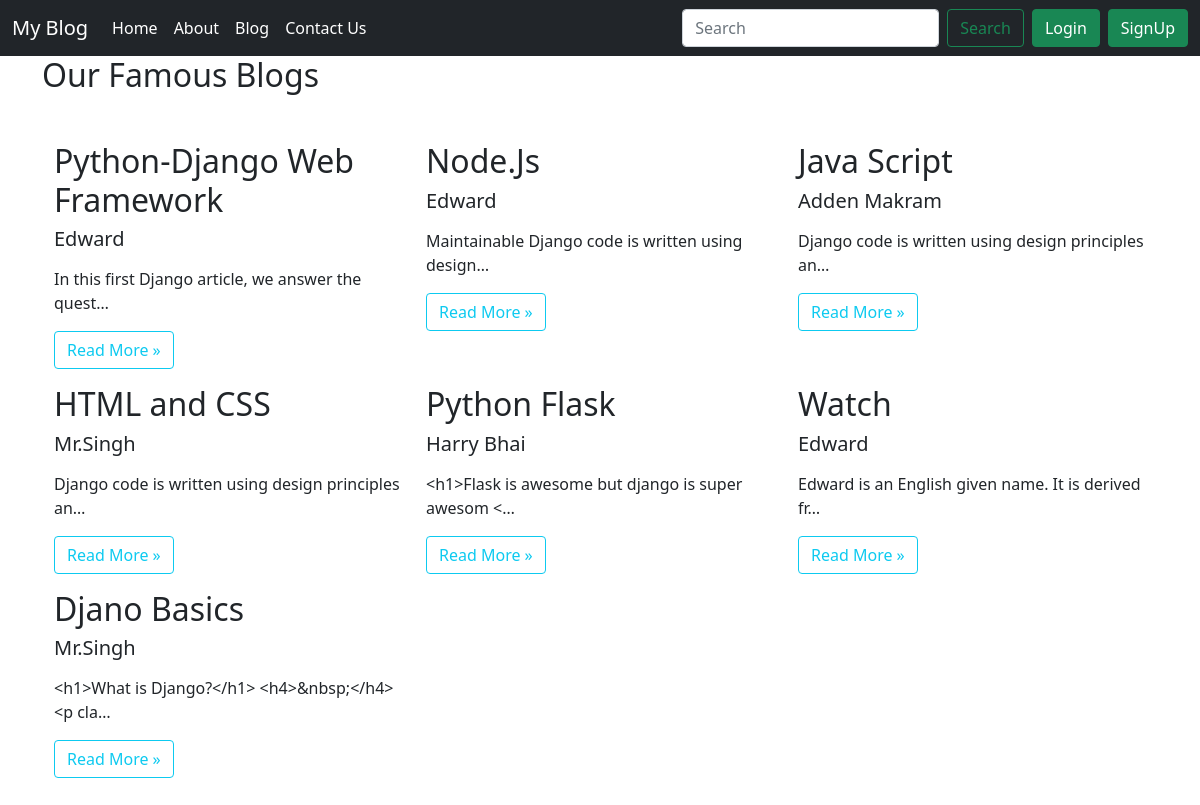
Screenshot of /blog/ with the database file from the repository.
### blog/models.py (models this page shows, shortened)
class Post(models.Model):
    title = models.CharField(max_length=30)
    author = models.CharField(max_length=300)
    desc = models.TextField()
    timestamp = models.DateTimeField(blank=True)
    slug = models.CharField(max_length=33)

### blog/views.py (the view)
# urls.py: path('blog/', views.blog, name="blog"),
def blog(request):
    allpost = Post.objects.all()
    return render(request,'blog/blog.html',{'allposts':allpost})

### blog/templates/blog/blog.html (shortened to what this page needs)
{% extends 'blog/base.html' %}
   {% block body %}
  <div class="container">
    <h2>Our Famous Blogs</h2>
    <div class="container marketing   my-5">
      <div class="row">
          {% for i in allposts  %}
        <div class="col-lg-4">
          <h2>{{i.title}}</h2>
          <h5>{{i.author}}</h5>
          <p><div class="preview"> {{i.desc|truncatechars:50}}</div></p>
          <p><a class="btn btn-outline-info" href="http://127.0.0.1:8000/blog/{{i.slug}} ">Read More &raquo;</a></p>
      </div>
      {% endfor %}
    </div>
    </div>
</div>
{% endblock body %}

### rows the page displays
Post: title "Python-Django Web Framework", author "Edward", desc "In this first Django article, we answer the quest…"
Post: title "Node.Js", author "Edward", desc "Maintainable Django code is written using design…"
Post: title "Java Script", author "Adden Makram", desc "Django code is written using design principles an…"
Post: title "HTML and CSS", author "Mr.Singh", desc "Django code is written using design principles an…"
Post: title "Python Flask", author "Harry Bhai", desc "<h1>Flask is awesome but django is super awesom <…"
Post: title "Watch", author "Edward", desc "Edward is an English given name. It is derived fr…"
Post: title "Djano Basics", author "Mr.Singh", desc "<h1>What is Django?</h1> <h4>&nbsp;</h4> <p cla…"
